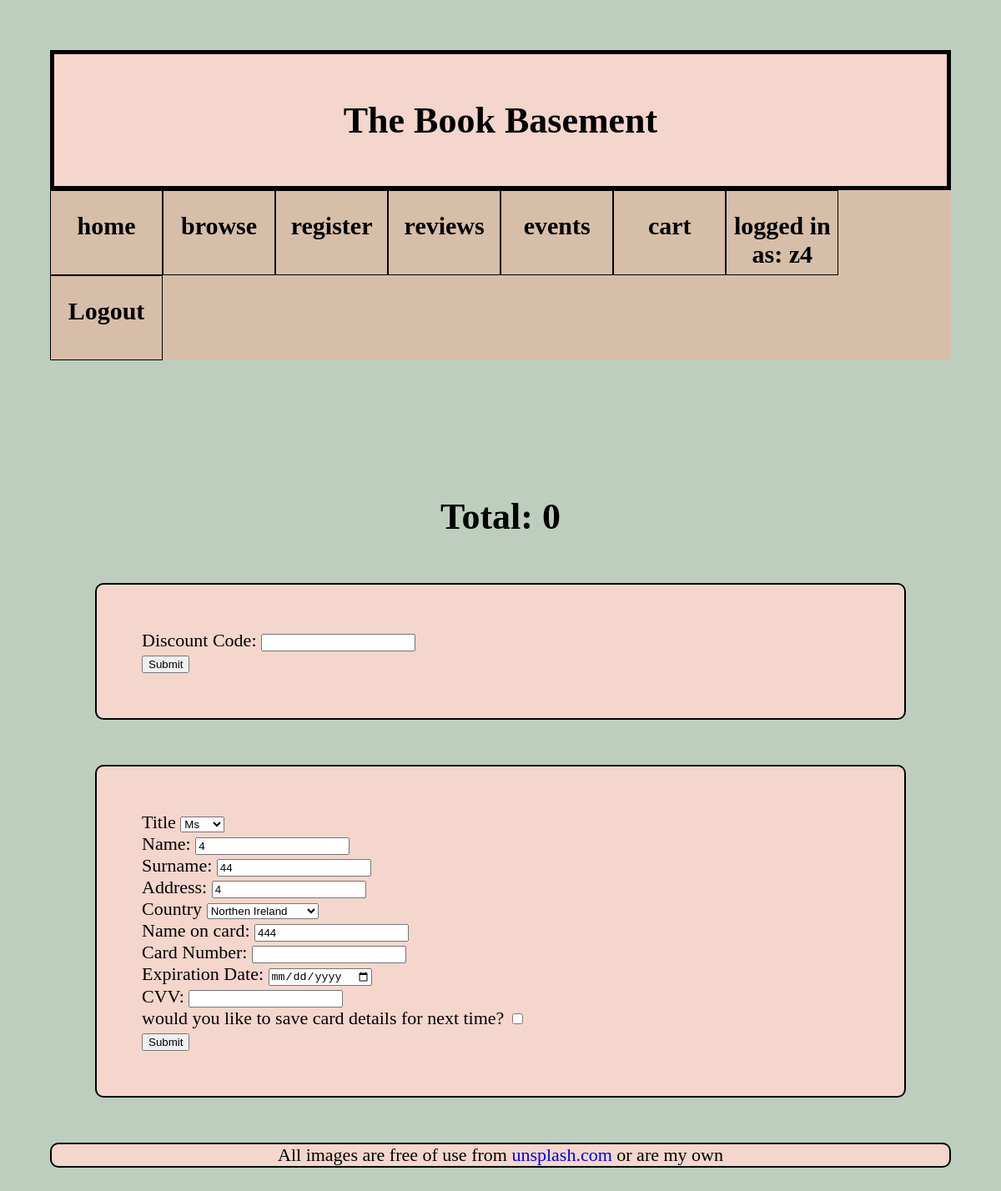
Page /checkout (signed in) on the committed database.
### tables this page shows
CREATE TABLE orders
(
    order_id INTEGER PRIMARY KEY AUTOINCREMENT,
    user_name TEXT NO NULL,
    title TEXT NOT NULL,
    name TEXT NOT NULL,
    surname TEXT NOT NULL,
    address TEXT NOT NULL,
    country TEXT NOT NULL,
    card_name TEXT NOT NULL,
    card_number TEXT,
    expired TEXT,
    CVV TEXT,
    cart TEXT
);

### app.py (the view, shortened to what this page needs)
@app.route("/checkout", methods = ["GET", "POST"])
@login_required
def checkout():
    form = CheckoutForm()
    form2 = DiscountForm()
    user_name = session["user_name"]
    if "cart" not in session:
        session["cart"] = {}
    prices = {}
    price_per_books = []
    total_price = 0
    db = get_db()
    saved_details = db.execute("""SELECT card_number FROM orders
                                WHERE user_name = ?""", (user_name,)).fetchone()
    if saved_details is not None:
        select_details = db.execute("""SELECT * FROM orders
                                    WHERE user_name = ?""", (user_name,)).fetchone()
        form.title.data = select_details["title"]
        form.name.data = select_details["name"]
        form.surname.data = select_details["surname"]
        form.address.data = select_details["address"]
        form.country.data = select_details["country"]
        form.card_name.data = select_details["card_name"]
        form.card_number.data = select_details["card_number"]
    return render_template("checkout.html", form=form, cart = session["cart"], prices = prices, price_per_books = price_per_books, total_price = total_price, form2 = form2)

### forms.py
class DiscountForm(FlaskForm):
    discount = StringField("Discount Code:")
    submit2 = SubmitField("Submit")

### app.py (called while the page is built)
@app.teardown_appcontext
def close_db_at_end_of_request(e=None):
    close_db(e)

@app.before_request
def load_logged_in_user():
    g.user = session.get("user_name", None)

def login_required(view):
    @wraps(view)
    def wrapped_view(**kwargs):
        if g.user is None:
            return(redirect(url_for("login", next=request.url)))
        return view(**kwargs)
    return wrapped_view

### database.py (called while the page is built)
def get_db():
    if "db" not in g:
        g.db = sqlite3.connect(DATABASE,
            detect_types=sqlite3.PARSE_DECLTYPES
        )
        g.db.row_factory = sqlite3.Row
    return g.db

### templates/checkout.html (shortened to what this page needs)
{% extends "base.html" %}
{% block main_content %}
    <h1>
        Total: {{ total_price }}
    </h1>
    <form action="" method="POST" novalidate>
        {{ form2.discount.label }}
        {{ form2.discount() }}
        <br/>
        {{ form2.submit2() }}
    </form>
    <form action="" method="POST" novalidate>
        {{ form.title.label }}
        {{ form.title() }}
        <br/>
        {{ form.name.label }}
        {{ form.name() }}
        <br/>
        {{ form.surname.label }}
        {{ form.surname() }}
        <br/>
        {{ form.address.label }}
        {{ form.address() }}
        <br/>
        {{ form.country.label }}
        {{ form.country() }}
        <br/>
        {{ form.card_name.label }}
        {{ form.card_name() }}
        <br/>
        {{ form.card_number.label }}
        {{ form.card_number() }}
        <br/>
        {{ form.expired.label }}
        {{ form.expired() }}
        <br/>
        {{ form.cvv.label }}
        {{ form.cvv() }}
        <br/>
        {{ form.card_details.label }}
        {{ form.card_details() }}
        <br/>
        {{ form.submit() }}
    </form>
{% endblock %}

### static/styles.css (style rules this page uses)
html { scroll-behavior: smooth; scroll-margin-top: 6.5rem; background-color: #bdcebe; }
body { color: black; font-size: 22px; font-family: 'Times New Roman', Times, serif; margin: 5%; }
h1 { margin-top: 15%; text-align: center; }
form { background-color: #F4D6CC; border: 2px solid black; border-radius: 10px; padding: 5%; margin: 5%; }

### rows in the picture
orders: title "Ms", name "4", surname "44", address "4", country "Northen Ireland", card_name "444"

### other values in the picture
{{ g.user }} "z4"
{{ total_price }} "0"
